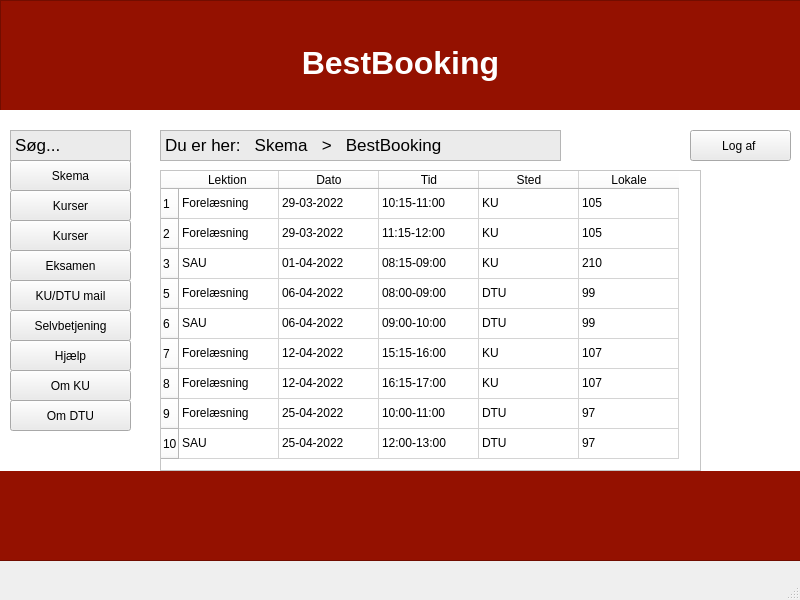
<?xml version="1.0" encoding="UTF-8"?>
<ui version="4.0">
 <class>Window7</class>
 <widget class="QMainWindow" name="Window7">
  <property name="geometry">
   <rect>
    <x>0</x>
    <y>0</y>
    <width>800</width>
    <height>600</height>
   </rect>
  </property>
  <property name="windowTitle">
   <string>MainWindow</string>
  </property>
  <widget class="QWidget" name="centralwidget">
   <widget class="QTextEdit" name="textEdit">
    <property name="geometry">
     <rect>
      <x>0</x>
      <y>0</y>
      <width>801</width>
      <height>111</height>
     </rect>
    </property>
    <property name="styleSheet">
     <string notr="true">background-color: rgb(148, 17, 0);</string>
    </property>
    <property name="html">
     <string>&lt;!DOCTYPE HTML PUBLIC &quot;-//W3C//DTD HTML 4.0//EN&quot; &quot;http://www.w3.org/TR/REC-html40/strict.dtd&quot;&gt;
&lt;html&gt;&lt;head&gt;&lt;meta name=&quot;qrichtext&quot; content=&quot;1&quot; /&gt;&lt;meta charset=&quot;utf-8&quot; /&gt;&lt;style type=&quot;text/css&quot;&gt;
p, li { white-space: pre-wrap; }
&lt;/style&gt;&lt;/head&gt;&lt;body style=&quot; font-family:'.AppleSystemUIFont'; font-size:13pt; font-weight:400; font-style:normal;&quot;&gt;
&lt;p align=&quot;center&quot; style=&quot;-qt-paragraph-type:empty; margin-top:0px; margin-bottom:0px; margin-left:0px; margin-right:0px; -qt-block-indent:0; text-indent:0px;&quot;&gt;&lt;br /&gt;&lt;/p&gt;
&lt;p align=&quot;center&quot; style=&quot;-qt-paragraph-type:empty; margin-top:0px; margin-bottom:0px; margin-left:0px; margin-right:0px; -qt-block-indent:0; text-indent:0px;&quot;&gt;&lt;br /&gt;&lt;/p&gt;
&lt;p align=&quot;center&quot; style=&quot; margin-top:0px; margin-bottom:0px; margin-left:0px; margin-right:0px; -qt-block-indent:0; text-indent:0px;&quot;&gt;&lt;span style=&quot; font-size:24pt; font-weight:700; color:#ffffff;&quot;&gt;BestBooking&lt;/span&gt;&lt;/p&gt;&lt;/body&gt;&lt;/html&gt;</string>
    </property>
   </widget>
   <widget class="QTextEdit" name="textEdit_2">
    <property name="geometry">
     <rect>
      <x>-10</x>
      <y>470</y>
      <width>811</width>
      <height>91</height>
     </rect>
    </property>
    <property name="styleSheet">
     <string notr="true">background-color: rgb(148, 17, 0);</string>
    </property>
   </widget>
   <widget class="QWidget" name="window7" native="true">
    <property name="geometry">
     <rect>
      <x>0</x>
      <y>110</y>
      <width>801</width>
      <height>361</height>
     </rect>
    </property>
    <property name="styleSheet">
     <string notr="true">background-color: rgb(255, 255, 255);</string>
    </property>
    <widget class="QTextEdit" name="textEdit_8">
     <property name="geometry">
      <rect>
       <x>10</x>
       <y>20</y>
       <width>121</width>
       <height>31</height>
      </rect>
     </property>
     <property name="styleSheet">
      <string notr="true">background-color: rgb(235, 235, 235);</string>
     </property>
     <property name="html">
      <string>&lt;!DOCTYPE HTML PUBLIC &quot;-//W3C//DTD HTML 4.0//EN&quot; &quot;http://www.w3.org/TR/REC-html40/strict.dtd&quot;&gt;
&lt;html&gt;&lt;head&gt;&lt;meta name=&quot;qrichtext&quot; content=&quot;1&quot; /&gt;&lt;meta charset=&quot;utf-8&quot; /&gt;&lt;style type=&quot;text/css&quot;&gt;
p, li { white-space: pre-wrap; }
&lt;/style&gt;&lt;/head&gt;&lt;body style=&quot; font-family:'.AppleSystemUIFont'; font-size:13pt; font-weight:400; font-style:normal;&quot;&gt;
&lt;p style=&quot; margin-top:0px; margin-bottom:0px; margin-left:0px; margin-right:0px; -qt-block-indent:0; text-indent:0px;&quot;&gt;Søg...&lt;/p&gt;&lt;/body&gt;&lt;/html&gt;</string>
     </property>
    </widget>
    <widget class="QTextEdit" name="textEdit_10">
     <property name="geometry">
      <rect>
       <x>160</x>
       <y>20</y>
       <width>401</width>
       <height>31</height>
      </rect>
     </property>
     <property name="styleSheet">
      <string notr="true">background-color: rgb(235, 235, 235);</string>
     </property>
     <property name="html">
      <string>&lt;!DOCTYPE HTML PUBLIC &quot;-//W3C//DTD HTML 4.0//EN&quot; &quot;http://www.w3.org/TR/REC-html40/strict.dtd&quot;&gt;
&lt;html&gt;&lt;head&gt;&lt;meta name=&quot;qrichtext&quot; content=&quot;1&quot; /&gt;&lt;meta charset=&quot;utf-8&quot; /&gt;&lt;style type=&quot;text/css&quot;&gt;
p, li { white-space: pre-wrap; }
&lt;/style&gt;&lt;/head&gt;&lt;body style=&quot; font-family:'.AppleSystemUIFont'; font-size:13pt; font-weight:400; font-style:normal;&quot;&gt;
&lt;p style=&quot; margin-top:0px; margin-bottom:0px; margin-left:0px; margin-right:0px; -qt-block-indent:0; text-indent:0px;&quot;&gt;Du er her:   Skema   &amp;gt;   BestBooking&lt;/p&gt;&lt;/body&gt;&lt;/html&gt;</string>
     </property>
    </widget>
    <widget class="QTableWidget" name="tableWidget">
     <property name="geometry">
      <rect>
       <x>160</x>
       <y>60</y>
       <width>541</width>
       <height>301</height>
      </rect>
     </property>
     <row>
      <property name="text">
       <string>1</string>
      </property>
     </row>
     <row>
      <property name="text">
       <string>2</string>
      </property>
     </row>
     <row>
      <property name="text">
       <string>3</string>
      </property>
     </row>
     <row>
      <property name="text">
       <string>5</string>
      </property>
     </row>
     <row>
      <property name="text">
       <string>6</string>
      </property>
     </row>
     <row>
      <property name="text">
       <string>7</string>
      </property>
     </row>
     <row>
      <property name="text">
       <string>8</string>
      </property>
     </row>
     <row>
      <property name="text">
       <string>9</string>
      </property>
     </row>
     <row>
      <property name="text">
       <string>10</string>
      </property>
     </row>
     <column>
      <property name="text">
       <string>Lektion </string>
      </property>
     </column>
     <column>
      <property name="text">
       <string>Dato</string>
      </property>
     </column>
     <column>
      <property name="text">
       <string>Tid</string>
      </property>
     </column>
     <column>
      <property name="text">
       <string>Sted</string>
      </property>
     </column>
     <column>
      <property name="text">
       <string>Lokale</string>
      </property>
     </column>
     <item row="0" column="0">
      <property name="text">
       <string>Forelæsning</string>
      </property>
      <property name="background">
       <brush brushstyle="NoBrush">
        <color alpha="255">
         <red>0</red>
         <green>0</green>
         <blue>0</blue>
        </color>
       </brush>
      </property>
     </item>
     <item row="0" column="1">
      <property name="text">
       <string>29-03-2022</string>
      </property>
     </item>
     <item row="0" column="2">
      <property name="text">
       <string>10:15-11:00</string>
      </property>
     </item>
     <item row="0" column="3">
      <property name="text">
       <string>KU</string>
      </property>
     </item>
     <item row="0" column="4">
      <property name="text">
       <string>105</string>
      </property>
     </item>
     <item row="1" column="0">
      <property name="text">
       <string>Forelæsning</string>
      </property>
     </item>
     <item row="1" column="1">
      <property name="text">
       <string>29-03-2022</string>
      </property>
     </item>
     <item row="1" column="2">
      <property name="text">
       <string>11:15-12:00</string>
      </property>
     </item>
     <item row="1" column="3">
      <property name="text">
       <string>KU</string>
      </property>
     </item>
     <item row="1" column="4">
      <property name="text">
       <string>105</string>
      </property>
     </item>
     <item row="2" column="0">
      <property name="text">
       <string>SAU</string>
      </property>
     </item>
     <item row="2" column="1">
      <property name="text">
       <string>01-04-2022</string>
      </property>
     </item>
     <item row="2" column="2">
      <property name="text">
       <string>08:15-09:00</string>
      </property>
     </item>
     <item row="2" column="3">
      <property name="text">
       <string>KU</string>
      </property>
     </item>
     <item row="2" column="4">
      <property name="text">
       <string>210</string>
      </property>
     </item>
     <item row="3" column="0">
      <property name="text">
       <string>Forelæsning</string>
      </property>
     </item>
     <item row="3" column="1">
      <property name="text">
       <string>06-04-2022</string>
      </property>
     </item>
     <item row="3" column="2">
      <property name="text">
       <string>08:00-09:00</string>
      </property>
     </item>
     <item row="3" column="3">
      <property name="text">
       <string>DTU</string>
      </property>
     </item>
     <item row="3" column="4">
      <property name="text">
       <string>99</string>
      </property>
     </item>
     <item row="4" column="0">
      <property name="text">
       <string>SAU</string>
      </property>
     </item>
     <item row="4" column="1">
      <property name="text">
       <string>06-04-2022</string>
      </property>
     </item>
     <item row="4" column="2">
      <property name="text">
       <string>09:00-10:00</string>
      </property>
     </item>
     <item row="4" column="3">
      <property name="text">
       <string>DTU</string>
      </property>
     </item>
     <item row="4" column="4">
      <property name="text">
       <string>99</string>
      </property>
     </item>
     <item row="5" column="0">
      <property name="text">
       <string>Forelæsning</string>
      </property>
     </item>
     <item row="5" column="1">
      <property name="text">
       <string>12-04-2022</string>
      </property>
     </item>
     <item row="5" column="2">
      <property name="text">
       <string>15:15-16:00</string>
      </property>
     </item>
     <item row="5" column="3">
      <property name="text">
       <string>KU</string>
      </property>
     </item>
     <item row="5" column="4">
      <property name="text">
       <string>107</string>
      </property>
     </item>
     <item row="6" column="0">
      <property name="text">
       <string>Forelæsning</string>
      </property>
     </item>
     <item row="6" column="1">
      <property name="text">
       <string>12-04-2022</string>
      </property>
     </item>
     <item row="6" column="2">
      <property name="text">
       <string>16:15-17:00</string>
      </property>
     </item>
     <item row="6" column="3">
      <property name="text">
       <string>KU</string>
      </property>
     </item>
     <item row="6" column="4">
      <property name="text">
       <string>107</string>
      </property>
     </item>
     <item row="7" column="0">
      <property name="text">
       <string>Forelæsning</string>
      </property>
     </item>
     <item row="7" column="1">
      <property name="text">
       <string>25-04-2022</string>
      </property>
     </item>
     <item row="7" column="2">
      <property name="text">
       <string>10:00-11:00</string>
      </property>
     </item>
     <item row="7" column="3">
      <property name="text">
       <string>DTU</string>
      </property>
     </item>
     <item row="7" column="4">
      <property name="text">
       <string>97</string>
      </property>
     </item>
     <item row="8" column="0">
      <property name="text">
       <string>SAU</string>
      </property>
     </item>
     <item row="8" column="1">
      <property name="text">
       <string>25-04-2022</string>
      </property>
     </item>
     <item row="8" column="2">
      <property name="text">
       <string>12:00-13:00</string>
      </property>
     </item>
     <item row="8" column="3">
      <property name="text">
       <string>DTU</string>
      </property>
     </item>
     <item row="8" column="4">
      <property name="text">
       <string>97</string>
      </property>
     </item>
    </widget>
    <widget class="QPushButton" name="pushButton">
     <property name="geometry">
      <rect>
       <x>690</x>
       <y>20</y>
       <width>101</width>
       <height>31</height>
      </rect>
     </property>
     <property name="styleSheet">
      <string notr="true">background-color: rgb(235, 235, 235);</string>
     </property>
     <property name="text">
      <string>Log af </string>
     </property>
    </widget>
    <widget class="QPushButton" name="pushButton_1">
     <property name="geometry">
      <rect>
       <x>10</x>
       <y>50</y>
       <width>121</width>
       <height>31</height>
      </rect>
     </property>
     <property name="styleSheet">
      <string notr="true">background-color: rgb(235, 235, 235);</string>
     </property>
     <property name="text">
      <string>Skema</string>
     </property>
    </widget>
    <widget class="QPushButton" name="pushButton_2">
     <property name="geometry">
      <rect>
       <x>10</x>
       <y>80</y>
       <width>121</width>
       <height>31</height>
      </rect>
     </property>
     <property name="styleSheet">
      <string notr="true">background-color: rgb(235, 235, 235);</string>
     </property>
     <property name="text">
      <string>Kurser</string>
     </property>
    </widget>
    <widget class="QPushButton" name="pushButton_3">
     <property name="geometry">
      <rect>
       <x>10</x>
       <y>110</y>
       <width>121</width>
       <height>31</height>
      </rect>
     </property>
     <property name="styleSheet">
      <string notr="true">background-color: rgb(235, 235, 235);</string>
     </property>
     <property name="text">
      <string>Kurser</string>
     </property>
    </widget>
    <widget class="QPushButton" name="pushButton_4">
     <property name="geometry">
      <rect>
       <x>10</x>
       <y>140</y>
       <width>121</width>
       <height>31</height>
      </rect>
     </property>
     <property name="styleSheet">
      <string notr="true">background-color: rgb(235, 235, 235);</string>
     </property>
     <property name="text">
      <string>Eksamen</string>
     </property>
    </widget>
    <widget class="QPushButton" name="pushButton_5">
     <property name="geometry">
      <rect>
       <x>10</x>
       <y>170</y>
       <width>121</width>
       <height>31</height>
      </rect>
     </property>
     <property name="styleSheet">
      <string notr="true">background-color: rgb(235, 235, 235);</string>
     </property>
     <property name="text">
      <string>KU/DTU mail</string>
     </property>
    </widget>
    <widget class="QPushButton" name="pushButton_6">
     <property name="geometry">
      <rect>
       <x>10</x>
       <y>200</y>
       <width>121</width>
       <height>31</height>
      </rect>
     </property>
     <property name="styleSheet">
      <string notr="true">background-color: rgb(235, 235, 235);</string>
     </property>
     <property name="text">
      <string>Selvbetjening</string>
     </property>
    </widget>
    <widget class="QPushButton" name="pushButton_7">
     <property name="geometry">
      <rect>
       <x>10</x>
       <y>230</y>
       <width>121</width>
       <height>31</height>
      </rect>
     </property>
     <property name="styleSheet">
      <string notr="true">background-color: rgb(235, 235, 235);</string>
     </property>
     <property name="text">
      <string>Hjælp</string>
     </property>
    </widget>
    <widget class="QPushButton" name="pushButton_8">
     <property name="geometry">
      <rect>
       <x>10</x>
       <y>260</y>
       <width>121</width>
       <height>31</height>
      </rect>
     </property>
     <property name="styleSheet">
      <string notr="true">background-color: rgb(235, 235, 235);</string>
     </property>
     <property name="text">
      <string>Om KU</string>
     </property>
    </widget>
    <widget class="QPushButton" name="pushButton_9">
     <property name="geometry">
      <rect>
       <x>10</x>
       <y>290</y>
       <width>121</width>
       <height>31</height>
      </rect>
     </property>
     <property name="styleSheet">
      <string notr="true">background-color: rgb(235, 235, 235);</string>
     </property>
     <property name="text">
      <string>Om DTU</string>
     </property>
    </widget>
   </widget>
  </widget>
  <widget class="QMenuBar" name="menubar">
   <property name="geometry">
    <rect>
     <x>0</x>
     <y>0</y>
     <width>800</width>
     <height>21</height>
    </rect>
   </property>
  </widget>
  <widget class="QStatusBar" name="statusbar"/>
 </widget>
 <resources/>
 <connections/>
</ui>
